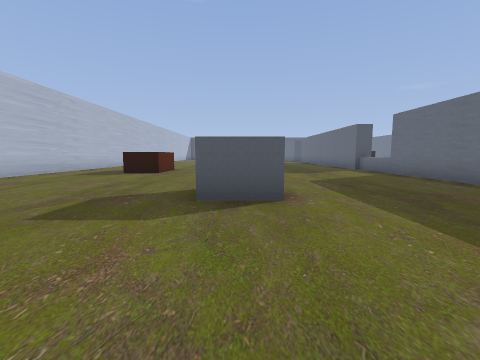
View 1 (above)

24 first-person views from a walk through a level from a Godot 3-D game. The camera is 1.3 m above the floor, tilts 6° down and sees 90° across. The floor is counted in squares, 2 m on a side. Each view is taken from the middle of a square. On the plan, view 1 faces up. The plan holds only what a view shows up to about 9 squares ahead; the rest is blank.

View 2
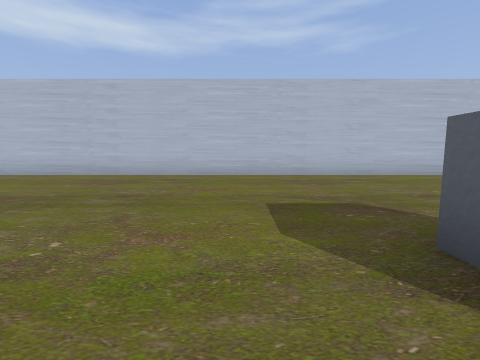

View 3
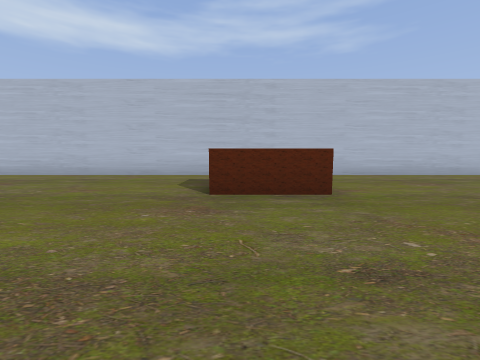

View 4
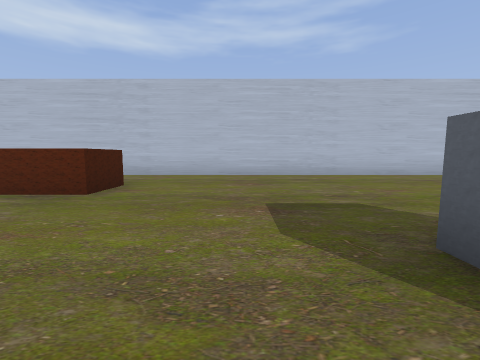

View 5
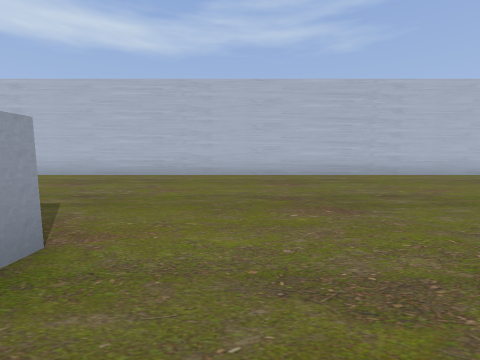

View 6
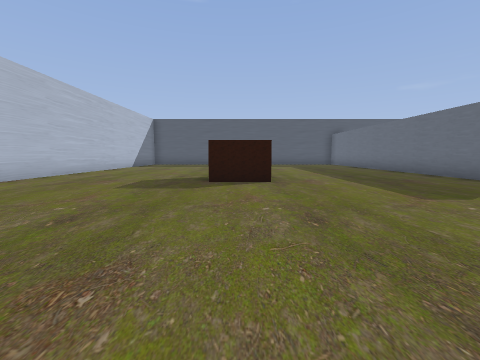

View 7
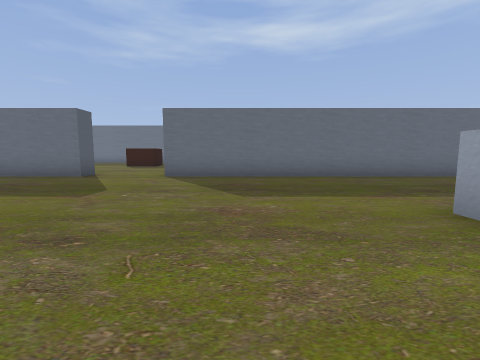

View 8
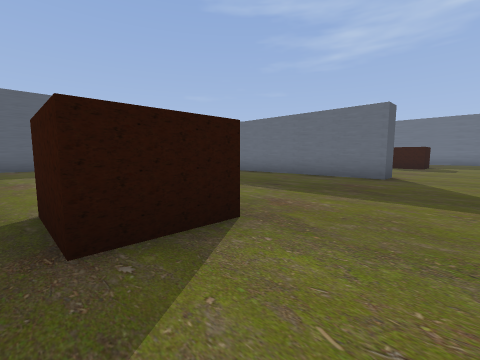

View 9
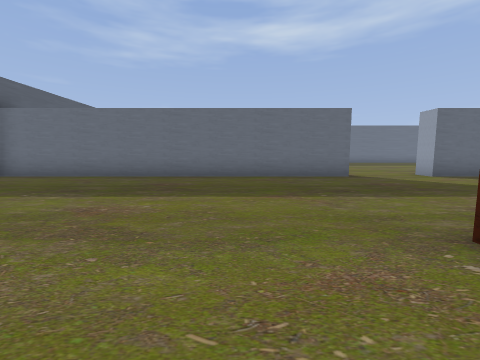

View 10
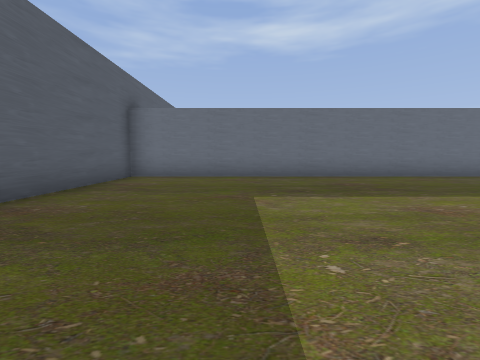

View 11
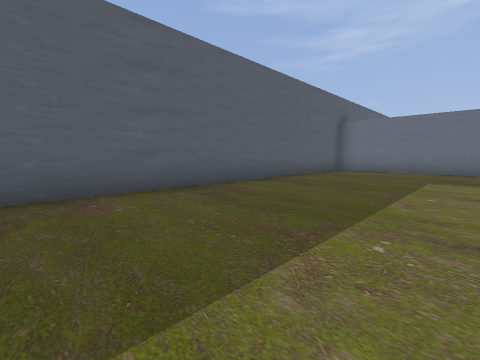

View 12
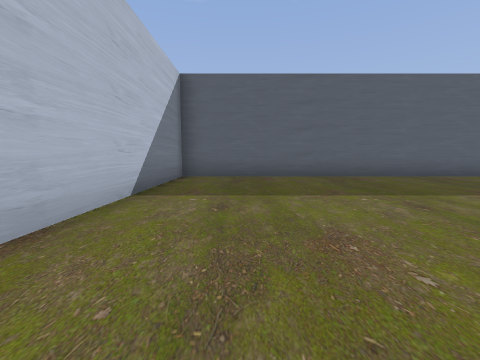

View 13
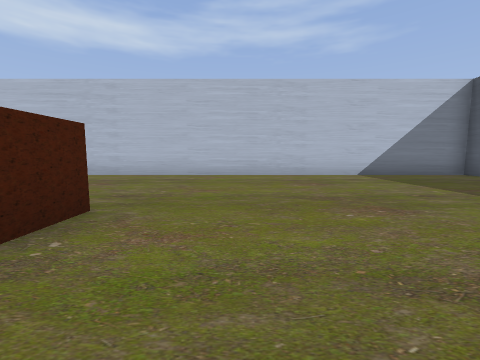

View 14
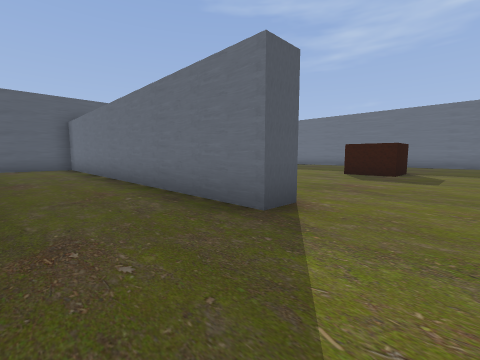

View 15
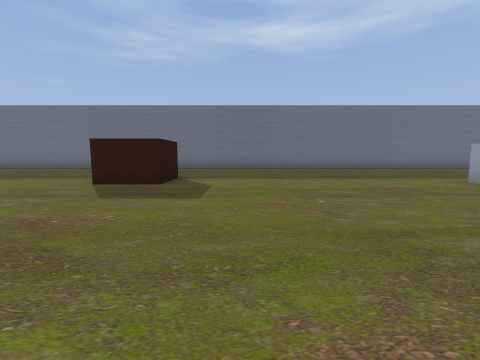

View 16
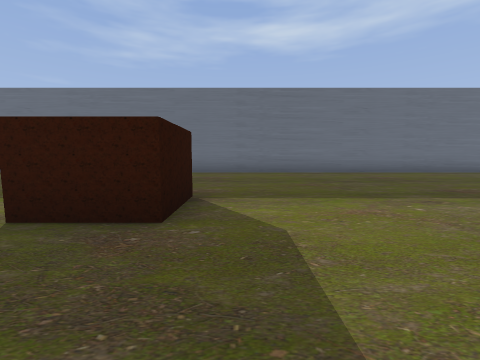

View 17
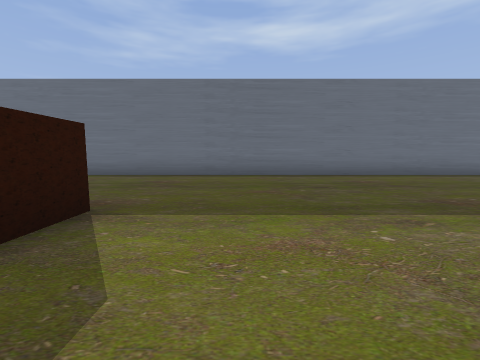

View 18
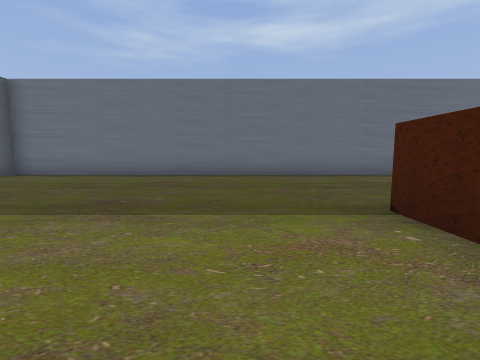

View 19
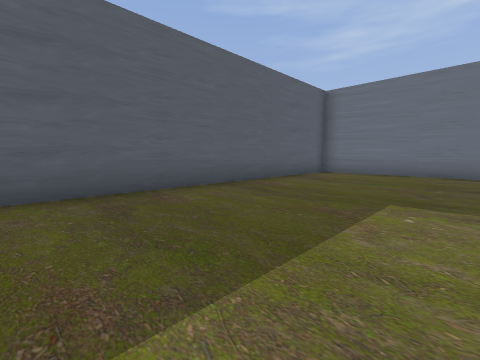

View 20
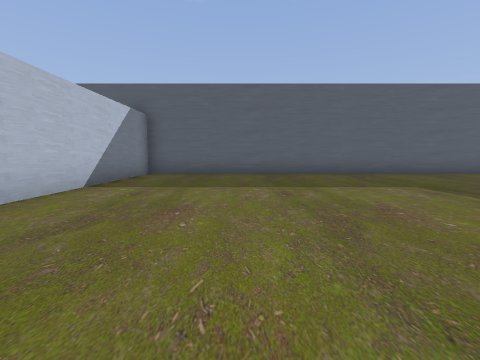

View 21
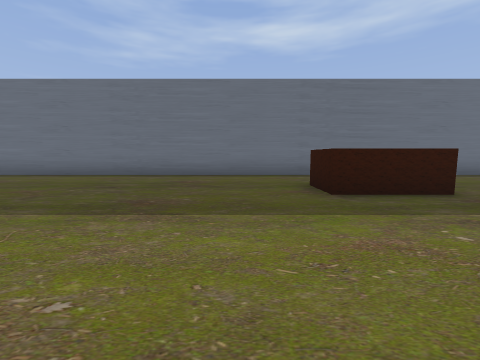

View 22
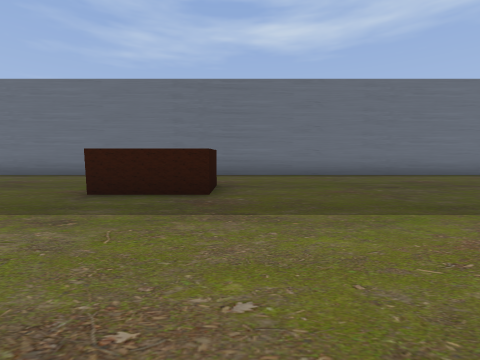

View 23
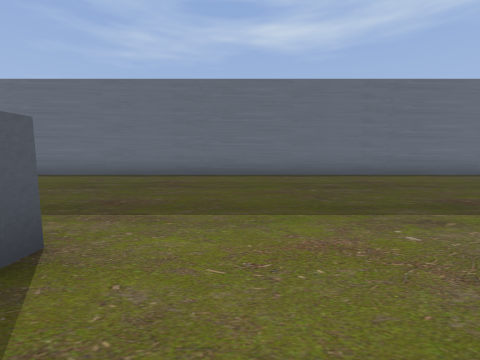

View 24
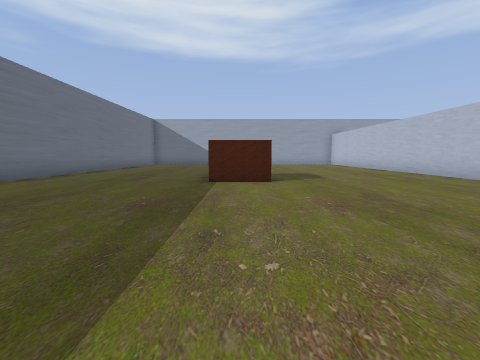

### Floor plan
Points are (right, up) in squares from view 1. A wall is a line through its corners. A room is listed if a view was taken in it or the views show most of it. See-through windows are left out.
Room 1 (views 1, 2, 3, 4, 5, 6, 7, 8, 9, 10, 11, 12, 13, 14)
walls: (-4.1, 10.5) (-2.9, 10.5) (-2.9, 8.5) (-4.1, 8.5); (-0.6, 15.6) (0.6, 15.6); (5.2, 11.5) (5.2, 20.2); (0.8, 3.4) (-0.6, 3.4); (5.2, 5.1) (5.2, 8.2); (-0.1, 22.7) (-1.7, 22.7) (-1.7, 24.2) (-0.2, 24.2); (5.2, 22.7) (5.2, 33.2) (-6.7, 33.2) (-6.7, -5.8)
low walls: (5.4, 8.5) (5.4, 9)
ways out: opening at (5, 21.5) to room 2
Room 2 (views 15, 16, 17, 18, 19, 20, 21, 22, 23, 24)
walls: (14.9, 8.5) (13.9, 8.5) (13.9, 10.5) (15.1, 10.5); (5.2, 20.2) (5.9, 20.2); (12.8, 22.7) (11.3, 22.7) (11.3, 24.2); (5.9, 22.7) (5.2, 22.7); (11.1, -3.7) (12.8, -3.7); (11.6, 24.2) (12.8, 24.2); (5.9, -4.1) (5.9, -7.1); (17.7, -7.1) (17.7, 33.2) (5.9, 33.2) (5.9, 28.1)
ways out: opening at (5, 21.5) to room 1

Where each view was taken, in squares from view 1:
view 1: 0 up, 0 right, facing up
view 2: 2 up, 1 right, facing left
view 3: 9 up, 1 right, facing left
view 4: 13 up, 1 right, facing left
view 5: 17 up, 1 right, facing left
view 6: 17 up, 1 left, facing up
view 7: 18 up, 2 left, facing right
view 8: 21 up, 2 left, facing up-right
view 9: 26 up, 2 left, facing right
view 10: 30 up, 2 left, facing right
view 11: 29 up, 5 left, facing up-right
view 12: 26 up, 5 left, facing up
view 13: 26 up, 1 right, facing left
view 14: 21 up, 3 right, facing up-right
view 15: 21 up, 6 right, facing right
view 16: 22 up, 9 right, facing right
view 17: 21 up, 10 right, facing right
view 18: 26 up, 10 right, facing right
view 19: 29 up, 9 right, facing up-right
view 20: 25 up, 9 right, facing up
view 21: 12 up, 10 right, facing right
view 22: 8 up, 10 right, facing right
view 23: 2 up, 10 right, facing right
view 24: 2 up, 12 right, facing down
